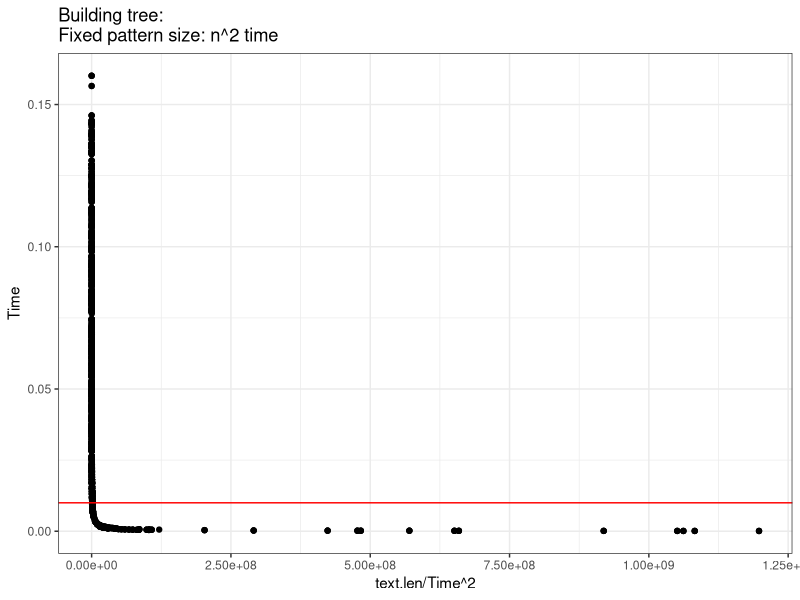
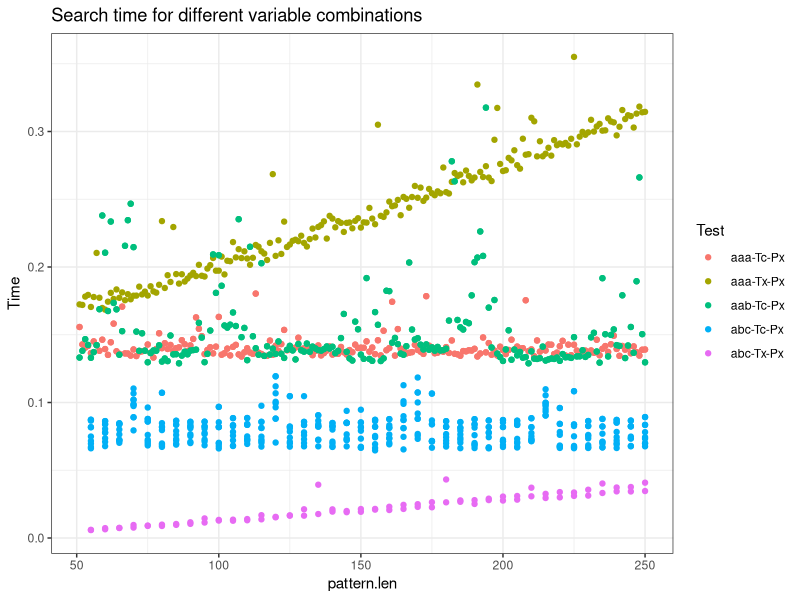
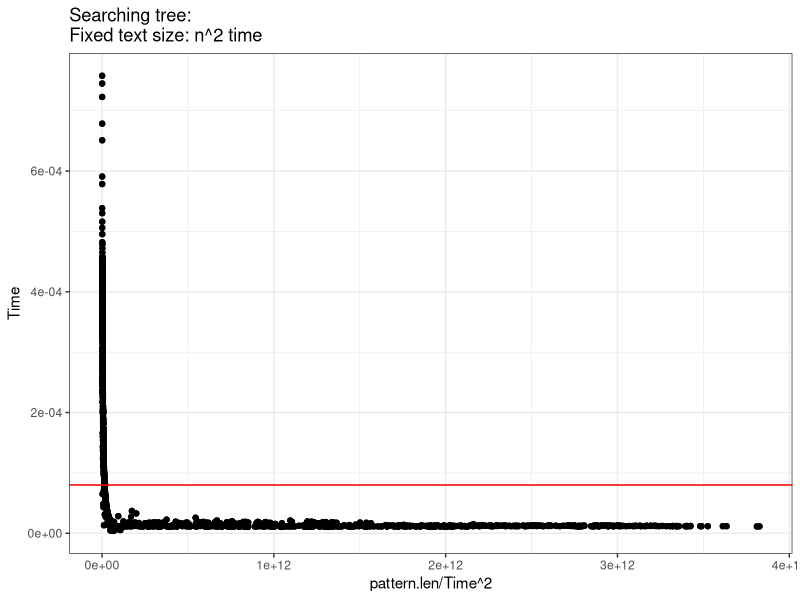
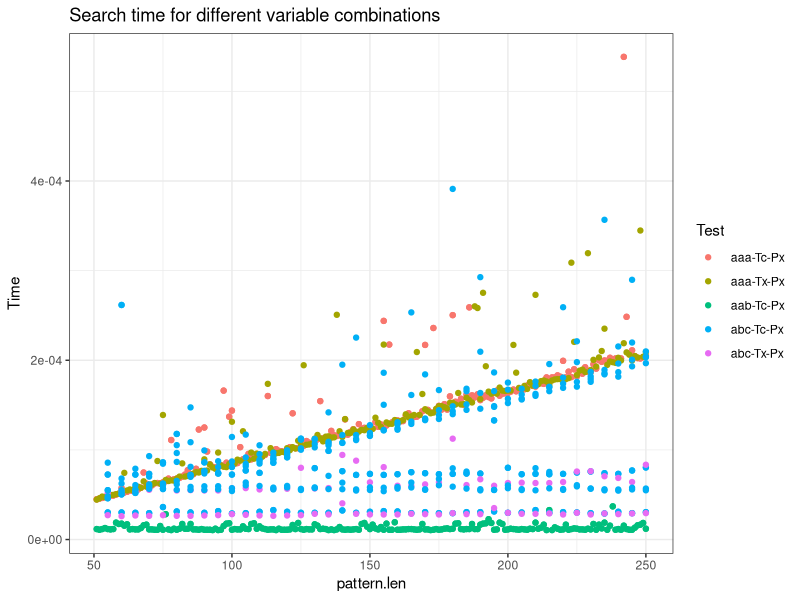

Source code (R) for these figures, in order:
## ---- chunk 1
knitr::opts_chunk$set(echo = TRUE)
library(ggpubr)
## ---- chunk 2
setwd('/Users/PM/Dropbox/Genome_scale_algorithms/Genome_scale_algorithms/Project2')
library(dplyr)
library(ggpubr)

df_build.naive = read.csv( "Test - SuffixTree Build - Naive.csv" , header = F)
colnames(df_build.naive) = c("Function", "Time", "Test", "text.len", "pattern.len", "occurrences", "?")

fixed_text_size_build <- df_build.naive %>%
  filter(text.len == 500)

fixed_patter_size_build <- df_build.naive %>%
  filter(pattern.len == 10)


plot1 <- ggplot(data = fixed_patter_size_build) + 
  geom_point(mapping = aes(x = text.len/Time^2, y = Time)) +
  ggtitle("Building tree: \nFixed pattern size: n^2 time") +
  geom_hline(yintercept = 0.01, color = "red") + theme_bw()

#plot2 <- ggplot(data = fixed_text_size_build) + 
#  geom_point(mapping = aes(x = pattern.len/Time^2, y = Time)) + 
#  geom_hline(yintercept = 0.18, color = "red") +
#  ggtitle("Building tree: \nFixed text size: n^2 time") + theme_bw()

# Subsetting data:
bellow_pattern_size <-df_build.naive %>%
  filter(pattern.len <= 250)  %>%
  filter(pattern.len > 50)
plot2 <- ggplot(data = bellow_pattern_size ) + 
  geom_point(mapping = aes(x = pattern.len, y = Time, color = Test)) +
  ggtitle("Search time for different variable combinations") + theme_bw()

plot1

## ---- chunk 3
plot2
## ---- chunk 4


df_search = read.csv( "Test - SuffixTree Search.csv" )
colnames(df_search) = c("Function", "Time", "Test", "text.len", "pattern.len", "occurrences", "?")

fixed_text_size_search <- df_search %>%
  filter(text.len == 500)

fixed_pattern_size_search <- df_search %>%
  filter(pattern.len == 10)

plot3 <- ggplot(data = fixed_text_size_search) + 
  geom_point(mapping = aes(x = pattern.len/Time^2, y = Time)) + 
  geom_hline(yintercept = 0.00008, color = "red") +
  ggtitle("Searching tree: \nFixed text size: n^2 time") + theme_bw()

plot3

  
## ---- chunk 5

# Subsetting data:
bellow_pattern_size <- df_search %>%
  filter(pattern.len <= 250)  %>%
  filter(pattern.len > 50)
ggplot(data = bellow_pattern_size ) + 
  geom_point(mapping = aes(x = pattern.len, y = Time, color = Test)) +
  ggtitle("Search time for different variable combinations") + theme_bw()
